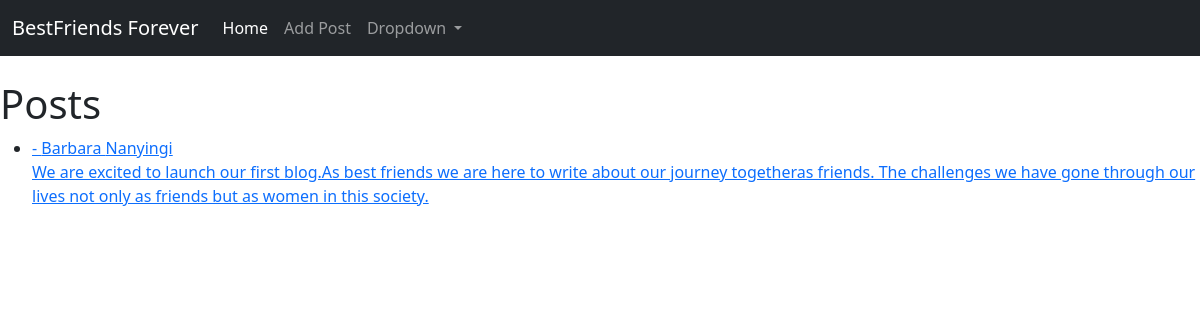
The app's page /, older data.
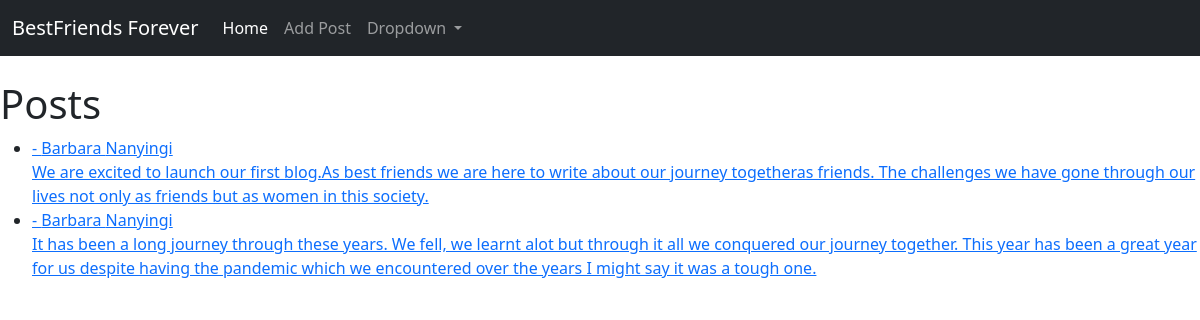
The same page, newer data.
### theblog/models.py (models this page shows, shortened)
class Post(models.Model):
     title = models.CharField(max_length=255)
     title_tag = models.CharField(max_length=255)
     author = models.ForeignKey(User, on_delete=models.CASCADE)
     body = models.TextField()

### theblog/views.py (the view)
# urls.py: path('',HomeView.as_view(), name="home"),
class HomeView(ListView):
    model = Post
    template_name = 'home.html'

### theblog/templates/home.html
{% extends 'base.html' %}
{% block content %}
<h1> Posts</h1>
<ul>
{% for post in object_list %}
    <li><a href="{% url 'article' post.pk %}" {{ post.title }}</a> - {{ post.author.first_name }}
        {{ post.author.last_name }}<br/>
     {{ post.body }}</li>
{% endfor%}
</ul>
{% endblock%}

Row changes from the older to the newer data that the page shows:
added Post: author.first_name "Barbara", author.last_name "Nanyingi", body "It has been a long journey through these years. We fell, we learnt alot but through it all we conquered our journey together. This year has been a great year for us despite having the pandemic which we encountered over the years I might say it was a tough one."
